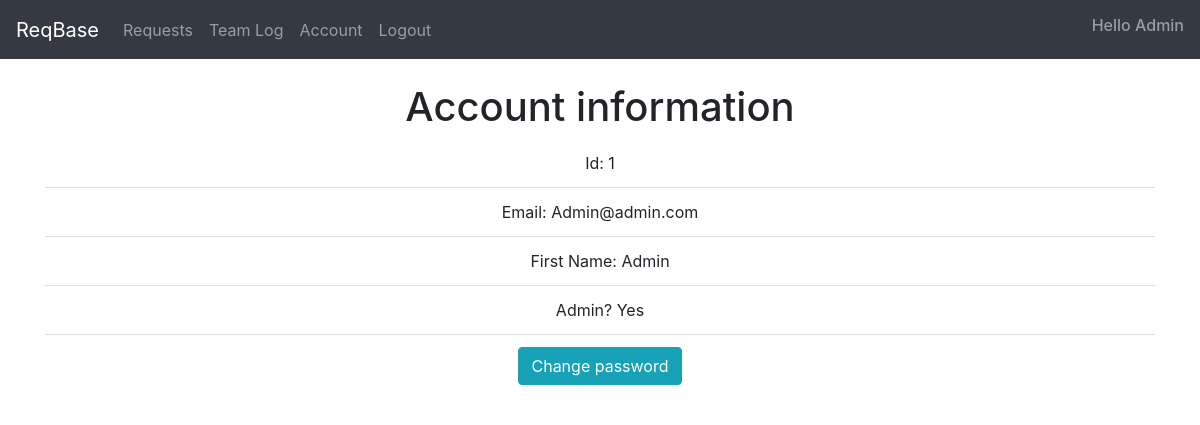
Page /account (signed in) on the committed database.
### ReqBase/models.py (models this page shows)
class User(db.Model, UserMixin):
    id = db.Column(db.Integer, primary_key=True)
    email = db.Column(db.String(150), unique=True, nullable=False)
    password = db.Column(db.String(150), nullable=False)           ##Creates a User object with the shown attributes
    first_name = db.Column(db.String(150), nullable=False)
    admin = db.Column(db.Boolean(), default=True, nullable=False)
    reqs = db.relationship('Req', backref='user')
    logs = db.relationship('Log', backref='user')           ##States a relationship with Req and Log classes

### ReqBase/auth.py (the view)
@auth.route('/account')
@login_required
def account():                     ##Renders the account web page
    return render_template("account.html", user=current_user)

### ReqBase/__init__.py (called while the page is built)
def create_app():
    app = Flask(__name__, static_url_path='', static_folder='static', template_folder='templates')
    app.config['SECRET_KEY'] = 'Obliviate'
    app.config['SQLALCHEMY_DATABASE_URI'] = f'sqlite:///{DB_NAME}'
    db.init_app(app)
    from .views import views
    from .auth import auth
    app.register_blueprint(views, url_prefix='/')   ##Blueprints the URLs
    app.register_blueprint(auth, url_prefix='/')
    from .models import User
    create_database(app)
    login_manager = LoginManager()
    login_manager.login_view= 'auth.login'  ##A library that allows the login and user functionality
    login_manager.init_app(app)
    @login_manager.user_loader
    def load_user(id):
        return db.session.get(User, int(id))
    return app

### ReqBase/templates/account.html
{% extends "navbar.html" %} {% block title %}Account{% endblock %}
{% block content %}
<br />
<div align="center">
    <h1>Account information</h1>
    <ul class="list-group list-group-flush" id="AcDetails">
        <li class="list-group-item">
            Id: {{ user.id }}
        </li>
        <li class="list-group-item">
            Email: {{ user.email }}
        </li>
        <li class="list-group-item">
            First Name: {{ user.first_name }}
        </li>
        <li class="list-group-item">
            Admin?
            {% if user.admin == True %}
            Yes
            {% else %}
            No
            {% endif %}
        </li>
        <li class="list-group-item">
            <a href="/changePass" class="btn btn-info" role="button">Change password</a>
        </li>
    </ul>
</div>
{% endblock %}

### ReqBase/templates/navbar.html (shortened to what this page needs)
<!DOCTYPE html>
<html>
    <head>
        <link
      rel="stylesheet"
      href="https://stackpath.bootstrapcdn.com/bootstrap/4.4.1/css/bootstrap.min.css"
    />
    <link
      rel="stylesheet"
      href="https://stackpath.bootstrapcdn.com/font-awesome/4.7.0/css/font-awesome.min.css"
    />
    </head>
    <body>
        <nav class="navbar navbar-expand-lg navbar-dark bg-dark">
            <div class="collapse navbar-collapse" id="navbar">
                <div class="navbar-nav">
                    {% if user.is_authenticated %}
                    <a class="navbar-brand">ReqBase</a>
                    <a class="nav-item nav-link" id="requests" href="/">Requests</a>
                    <a class="nav-item nav-link" id="teamLog" href="/teamLog">Team Log</a>
                    <a class="nav-item nav-link" id="account" href="/account">Account</a>
                    <a class="nav-item nav-link" id="logout" href="/logout" onclick="return confirm('Are you sure you wish to log out?')">Logout</a>
                    {% else %}
                    <a class="nav-item nav-link" id="login" href="/login">Login</a>
                    <a class="nav-item nav-link" id="signUp" href="/sign-up">Sign up</a>
                    {% endif %}
                </div>
              </div>
            <div class="nav navbar-nav navbar-right">
              {% if user.is_authenticated %}
              <h6 class="navbar-text">Hello {{ user.first_name }}</h6>
              {% endif %}
            </div>
        </nav>
        <div class="container">
            {% block content %}
            {% endblock %}
        </div>
    </body>
</html>

### rows in the picture
User: first_name "Admin", id "1", email "Admin@admin.com"
